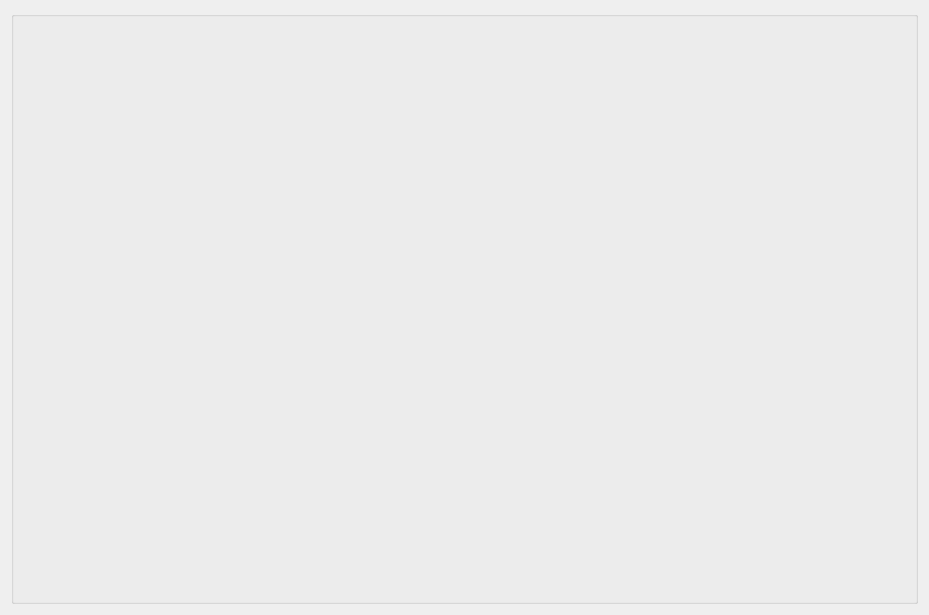
<?xml version="1.0" encoding="UTF-8"?>
<ui version="4.0">
 <class>temMainwid</class>
 <widget class="QWidget" name="temMainwid">
  <property name="geometry">
   <rect>
    <x>0</x>
    <y>0</y>
    <width>929</width>
    <height>615</height>
   </rect>
  </property>
  <property name="windowTitle">
   <string>Form</string>
  </property>
  <layout class="QGridLayout" name="gridLayout">
   <item row="0" column="0">
    <widget class="QGroupBox" name="groupBox">
     <property name="title">
      <string/>
     </property>
    </widget>
   </item>
  </layout>
 </widget>
 <resources/>
 <connections/>
</ui>
